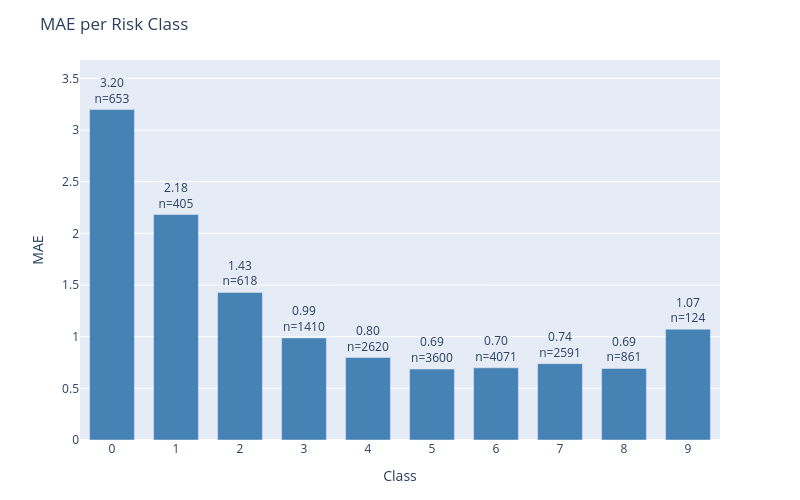

Source (notebook cell):
### Code cell
plot_error_by_group(
    df=results_test,
    y_true_col='actual',
    y_pred_col='prediction',
    group_by='class',
    metric='mae',
    title='MAE per Risk Class'
)

### Figure 1 — Plotly figure (JSON) as saved in the notebook; plotly's stock layout.template omitted (floating-point values rounded to 4 significant figures)
{"data": [{"marker": {"color": "steelblue"}, "text": ["3.20<br>n=653", "2.18<br>n=405", "1.43<br>n=618", "0.99<br>n=1410", "0.80<br>n=2620", "0.69<br>n=3600", "0.70<br>n=4071", "0.74<br>n=2591", "0.69<br>n=861", "1.07<br>n=124"], "textposition": "outside", "type": "bar", "x": ["0", "1", "2", "3", "4", "5", "6", "7", "8", "9"], "y": [3.199, 2.183, 1.429, 0.9879, 0.7981, 0.6869, 0.6991, 0.7391, 0.6922, 1.073]}], "layout": {"bargap": 0.3, "height": 500, "margin": {"b": 60, "t": 60}, "title": {"text": "MAE per Risk Class"}, "uniformtext": {"minsize": 8, "mode": "hide"}, "width": 800, "xaxis": {"title": {"text": "Class"}}, "yaxis": {"range": [0, 3.679], "title": {"text": "MAE"}}}}
